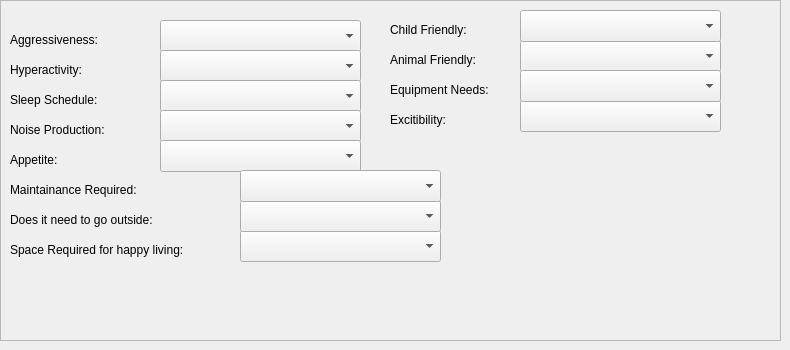
       <widget class="QWidget" name="page_7">
        <widget class="QFrame" name="addAnimalFrame">
         <property name="geometry">
          <rect>
           <x>0</x>
           <y>0</y>
           <width>781</width>
           <height>341</height>
          </rect>
         </property>
         <property name="frameShape">
          <enum>QFrame::StyledPanel</enum>
         </property>
         <property name="frameShadow">
          <enum>QFrame::Raised</enum>
         </property>
         <widget class="QComboBox" name="aggressivenessCombo">
          <property name="geometry">
           <rect>
            <x>160</x>
            <y>20</y>
            <width>201</width>
            <height>32</height>
           </rect>
          </property>
          <item>
           <property name="text">
            <string/>
           </property>
          </item>
          <item>
           <property name="text">
            <string>Submissive</string>
           </property>
          </item>
          <item>
           <property name="text">
            <string>Slightly Submissive</string>
           </property>
          </item>
          <item>
           <property name="text">
            <string>Slightly Aggressive</string>
           </property>
          </item>
          <item>
           <property name="text">
            <string>Aggressive</string>
           </property>
          </item>
         </widget>
         <widget class="QLabel" name="sleep">
          <property name="geometry">
           <rect>
            <x>10</x>
            <y>90</y>
            <width>111</width>
            <height>20</height>
           </rect>
          </property>
          <property name="text">
           <string>Sleep Schedule:</string>
          </property>
         </widget>
         <widget class="QLabel" name="hyperactivity">
          <property name="geometry">
           <rect>
            <x>10</x>
            <y>60</y>
            <width>101</width>
            <height>20</height>
           </rect>
          </property>
          <property name="text">
           <string>Hyperactivity:</string>
          </property>
         </widget>
         <widget class="QLabel" name="noise">
          <property name="geometry">
           <rect>
            <x>10</x>
            <y>120</y>
            <width>121</width>
            <height>20</height>
           </rect>
          </property>
          <property name="text">
           <string>Noise Production:</string>
          </property>
         </widget>
         <widget class="QLabel" name="aggressiveness">
          <property name="geometry">
           <rect>
            <x>10</x>
            <y>30</y>
            <width>111</width>
            <height>20</height>
           </rect>
          </property>
          <property name="text">
           <string>Aggressiveness:</string>
          </property>
         </widget>
         <widget class="QComboBox" name="hyperactivity_combo">
          <property name="geometry">
           <rect>
            <x>160</x>
            <y>50</y>
            <width>201</width>
            <height>32</height>
           </rect>
          </property>
          <item>
           <property name="text">
            <string/>
           </property>
          </item>
          <item>
           <property name="text">
            <string>Calm</string>
           </property>
          </item>
          <item>
           <property name="text">
            <string>Slightly Calm</string>
           </property>
          </item>
          <item>
           <property name="text">
            <string>Slightly Hyper</string>
           </property>
          </item>
          <item>
           <property name="text">
            <string>Hyper</string>
           </property>
          </item>
         </widget>
         <widget class="QComboBox" name="sleep_combo">
          <property name="geometry">
           <rect>
            <x>160</x>
            <y>80</y>
            <width>201</width>
            <height>32</height>
           </rect>
          </property>
          <item>
           <property name="text">
            <string/>
           </property>
          </item>
          <item>
           <property name="text">
            <string>Nocturnal</string>
           </property>
          </item>
          <item>
           <property name="text">
            <string>Flexible</string>
           </property>
          </item>
          <item>
           <property name="text">
            <string>Normal</string>
           </property>
          </item>
         </widget>
         <widget class="QComboBox" name="noise_combo">
          <property name="geometry">
           <rect>
            <x>160</x>
            <y>110</y>
            <width>201</width>
            <height>32</height>
           </rect>
          </property>
          <property name="insertPolicy">
           <enum>QComboBox::InsertAtBottom</enum>
          </property>
          <item>
           <property name="text">
            <string/>
           </property>
          </item>
          <item>
           <property name="text">
            <string>1</string>
           </property>
          </item>
          <item>
           <property name="text">
            <string>2</string>
           </property>
          </item>
          <item>
           <property name="text">
            <string>3</string>
           </property>
          </item>
          <item>
           <property name="text">
            <string>4</string>
           </property>
          </item>
          <item>
           <property name="text">
            <string>5</string>
           </property>
          </item>
          <item>
           <property name="text">
            <string>6</string>
           </property>
          </item>
          <item>
           <property name="text">
            <string>7</string>
           </property>
          </item>
          <item>
           <property name="text">
            <string>8</string>
           </property>
          </item>
          <item>
           <property name="text">
            <string>9</string>
           </property>
          </item>
          <item>
           <property name="text">
            <string>10</string>
           </property>
          </item>
         </widget>
         <widget class="QComboBox" name="space_combo">
          <property name="geometry">
           <rect>
            <x>240</x>
            <y>230</y>
            <width>201</width>
            <height>32</height>
           </rect>
          </property>
          <property name="insertPolicy">
           <enum>QComboBox::InsertAtBottom</enum>
          </property>
          <item>
           <property name="text">
            <string/>
           </property>
          </item>
          <item>
           <property name="text">
            <string>Minimal</string>
           </property>
          </item>
          <item>
           <property name="text">
            <string>Moderate</string>
           </property>
          </item>
          <item>
           <property name="text">
            <string>Above Average</string>
           </property>
          </item>
         </widget>
         <widget class="QLabel" name="hyperactivity_2">
          <property name="geometry">
           <rect>
            <x>10</x>
            <y>180</y>
            <width>161</width>
            <height>20</height>
           </rect>
          </property>
          <property name="text">
           <string>Maintainance Required:</string>
          </property>
         </widget>
         <widget class="QLabel" name="aggressiveness_2">
          <property name="geometry">
           <rect>
            <x>10</x>
            <y>150</y>
            <width>101</width>
            <height>20</height>
           </rect>
          </property>
          <property name="text">
           <string>Appetite:</string>
          </property>
         </widget>
         <widget class="QComboBox" name="appetite_combo">
          <property name="geometry">
           <rect>
            <x>160</x>
            <y>140</y>
            <width>201</width>
            <height>32</height>
           </rect>
          </property>
          <item>
           <property name="text">
            <string/>
           </property>
          </item>
          <item>
           <property name="text">
            <string>Minimal</string>
           </property>
          </item>
          <item>
           <property name="text">
            <string>Average</string>
           </property>
          </item>
          <item>
           <property name="text">
            <string>Above Average</string>
           </property>
          </item>
         </widget>
         <widget class="QComboBox" name="outside_combo">
          <property name="geometry">
           <rect>
            <x>240</x>
            <y>200</y>
            <width>201</width>
            <height>32</height>
           </rect>
          </property>
          <item>
           <property name="text">
            <string/>
           </property>
          </item>
          <item>
           <property name="text">
            <string>Rarely</string>
           </property>
          </item>
          <item>
           <property name="text">
            <string>Sometimes</string>
           </property>
          </item>
          <item>
           <property name="text">
            <string>Daily</string>
           </property>
          </item>
          <item>
           <property name="text">
            <string>Multiple Times Daily</string>
           </property>
          </item>
         </widget>
         <widget class="QLabel" name="noise_2">
          <property name="geometry">
           <rect>
            <x>10</x>
            <y>240</y>
            <width>221</width>
            <height>20</height>
           </rect>
          </property>
          <property name="text">
           <string>Space Required for happy living:</string>
          </property>
         </widget>
         <widget class="QLabel" name="sleep_2">
          <property name="geometry">
           <rect>
            <x>10</x>
            <y>210</y>
            <width>181</width>
            <height>20</height>
           </rect>
          </property>
          <property name="text">
           <string>Does it need to go outside:</string>
          </property>
         </widget>
         <widget class="QComboBox" name="maintainance_combo">
          <property name="geometry">
           <rect>
            <x>240</x>
            <y>170</y>
            <width>201</width>
            <height>32</height>
           </rect>
          </property>
          <item>
           <property name="text">
            <string/>
           </property>
          </item>
          <item>
           <property name="text">
            <string>Minimal</string>
           </property>
          </item>
          <item>
           <property name="text">
            <string>Below Average</string>
           </property>
          </item>
          <item>
           <property name="text">
            <string>Above Average</string>
           </property>
          </item>
          <item>
           <property name="text">
            <string>Special Care Needed</string>
           </property>
          </item>
         </widget>
         <widget class="QComboBox" name="animal_combo">
          <property name="geometry">
           <rect>
            <x>520</x>
            <y>40</y>
            <width>201</width>
            <height>32</height>
           </rect>
          </property>
          <item>
           <property name="text">
            <string/>
           </property>
          </item>
          <item>
           <property name="text">
            <string>Not Animal Friendly</string>
           </property>
          </item>
          <item>
           <property name="text">
            <string>Neutral</string>
           </property>
          </item>
          <item>
           <property name="text">
            <string>Animal Friendly</string>
           </property>
          </item>
         </widget>
         <widget class="QLabel" name="noise_3">
          <property name="geometry">
           <rect>
            <x>390</x>
            <y>110</y>
            <width>121</width>
            <height>20</height>
           </rect>
          </property>
          <property name="text">
           <string>Excitibility:</string>
          </property>
         </widget>
         <widget class="QComboBox" name="child_combo">
          <property name="geometry">
           <rect>
            <x>520</x>
            <y>10</y>
            <width>201</width>
            <height>32</height>
           </rect>
          </property>
          <item>
           <property name="text">
            <string/>
           </property>
          </item>
          <item>
           <property name="text">
            <string>No Children</string>
           </property>
          </item>
          <item>
           <property name="text">
            <string>Neutral</string>
           </property>
          </item>
          <item>
           <property name="text">
            <string>Child Friendly</string>
           </property>
          </item>
         </widget>
         <widget class="QLabel" name="aggressiveness_3">
          <property name="geometry">
           <rect>
            <x>390</x>
            <y>20</y>
            <width>101</width>
            <height>20</height>
           </rect>
          </property>
          <property name="text">
           <string>Child Friendly:</string>
          </property>
         </widget>
         <widget class="QComboBox" name="excitibility_combo">
          <property name="geometry">
           <rect>
            <x>520</x>
            <y>100</y>
            <width>201</width>
            <height>32</height>
           </rect>
          </property>
          <property name="insertPolicy">
           <enum>QComboBox::InsertAtBottom</enum>
          </property>
          <item>
           <property name="text">
            <string/>
           </property>
          </item>
          <item>
           <property name="text">
            <string>Easily Excited</string>
           </property>
          </item>
          <item>
           <property name="text">
            <string>Moderate</string>
           </property>
          </item>
          <item>
           <property name="text">
            <string>Not Easily Excited</string>
           </property>
          </item>
         </widget>
         <widget class="QLabel" name="sleep_3">
          <property name="geometry">
           <rect>
            <x>390</x>
            <y>80</y>
            <width>121</width>
            <height>20</height>
           </rect>
          </property>
          <property name="text">
           <string>Equipment Needs:</string>
          </property>
         </widget>
         <widget class="QLabel" name="hyperactivity_3">
          <property name="geometry">
           <rect>
            <x>390</x>
            <y>50</y>
            <width>111</width>
            <height>20</height>
           </rect>
          </property>
          <property name="text">
           <string>Animal Friendly:</string>
          </property>
         </widget>
         <widget class="QComboBox" name="equipment_combo">
          <property name="geometry">
           <rect>
            <x>520</x>
            <y>70</y>
            <width>201</width>
            <height>32</height>
           </rect>
          </property>
          <item>
           <property name="text">
            <string/>
           </property>
          </item>
          <item>
           <property name="text">
            <string>Minimal</string>
           </property>
          </item>
          <item>
           <property name="text">
            <string>Some Equipment</string>
           </property>
          </item>
          <item>
           <property name="text">
            <string>More Than Average Equipment</string>
           </property>
          </item>
          <item>
           <property name="text">
            <string>Above Average</string>
           </property>
          </item>
         </widget>
        </widget>
       </widget>
